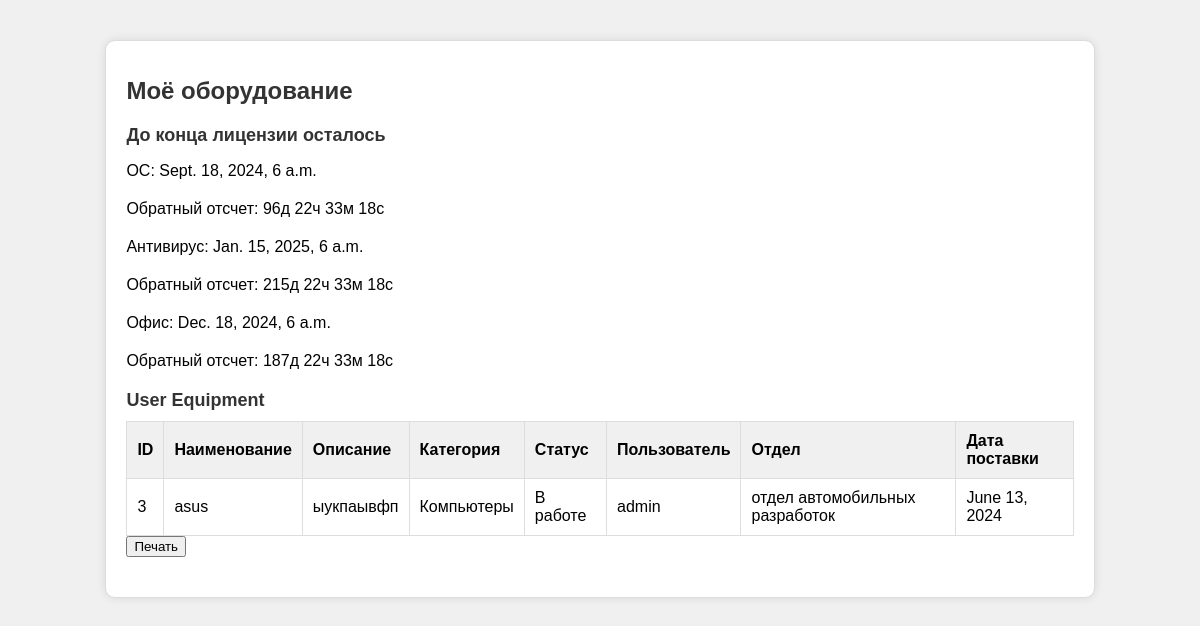
The app's page /equipment_manager/dashboard/ (signed in) with its own data.
### equipment_manager/models.py (models this page shows, shortened)
class LicenseTimer(models.Model):
    os_timer = models.DateTimeField(verbose_name="Таймер ОС")
    antivirus_timer = models.DateTimeField(verbose_name="Таймер Антивируса")
    office_timer = models.DateTimeField(verbose_name="Таймер Офиса")

class OfficeEquipment(models.Model):
    id_device = models.AutoField(primary_key=True, verbose_name="ID устройства")
    name = models.CharField(max_length=100, verbose_name="Наименование")
    description = models.TextField(verbose_name="Описание")
    STATUS_CHOICES1 = (
        ('Компьютеры', 'Компьютеры'),
        ('Телефоны', 'Телефоны'),
        ('Принтер', 'Принтер'),
        ('Сканер', 'Сканер'),
        ('Копировальные аппараты', 'Копировальные аппараты'),
        ('Факсимильные аппараты', 'Факсимильные аппараты'),
        ('Многофункциональные устройства (МФУ)', 'Многофункциональные устройства (МФУ)'),
        ('Серверы', 'Серверы'),
        ('Плоттеры', 'Плоттеры'),
        ('Шредеры', 'Шредеры'),
        ('Калькуляторы', 'Калькуляторы'),
        ('Ноутбуки', 'Ноутбуки'),
        ('Мониторы', 'Мониторы'),
        ('Клавиатуры', 'Клавиатуры'),
        ('Мыши', 'Мыши'),
        ('Сетевое оборудование (роутеры, свитчи, хабы)', 'Сетевое оборудование (роутеры, свитчи, хабы)'),
        ('Источники бесперебойного питания (ИБП)', 'Источники бесперебойного питания (ИБП)'),
        ('Кабели и разъемы', 'Кабели и разъемы'),
        ('Картриджи и тонеры', 'Картриджи и тонеры'),
        ('Бумага и другие расходные материалы', 'Бумага и другие расходные материалы'),
    )
    category = models.CharField(max_length=70, choices=STATUS_CHOICES1, verbose_name="Категория")
    STATUS_CHOICES = (
        ('В работе', 'В работе'),
        ('В ремонте', 'В ремонте'),
        ('В запасе', 'В запасе'),
        ('Списана', 'Списана'),
        ('Неизвестно', 'Неизвестно'),
        ('В утилизации', 'В утилизации'),
    )
    status = models.CharField(max_length=50, choices=STATUS_CHOICES, verbose_name="Статус оборудования")
    user = models.ForeignKey(User, on_delete=models.CASCADE, null=True, blank=True, verbose_name="Пользователь")
    group = models.ForeignKey(Group, on_delete=models.CASCADE, null=True, blank=True, verbose_name="Отдел", to_field='name')
    delivery_date = models.DateField(verbose_name="Дата поставки")

### equipment_manager/views.py (the view)
# urls.py: path('dashboard/', views.dashboard, name='dashboard'),
@login_required
def dashboard(request):
    user = request.user
    license_timer = LicenseTimer.objects.first()
    user_equipment = OfficeEquipment.objects.filter(user=user)
    context = {
        'license_timer': license_timer,
        'user_equipment': user_equipment,
    }
    return render(request, 'dashboard.html', context)

### equipment_manager/templates/dashboard.html (shortened to what this page needs)
<!DOCTYPE html>
<html lang="ru">
<head>
</head>
<body>
    <div class="container">
        <h1>Моё оборудование</h1>
        {% if license_timer %}
            <div class="section">
                <h2>До конца лицензии осталось</h2>
                <p>ОС: {{ license_timer.os_timer }}</p>
                <p id="os-countdown">Обратный отсчет ОС: </p>
                <p>Антивирус: {{ license_timer.antivirus_timer }}</p>
                <p id="antivirus-countdown">Обратный отсчет Антивируса: </p>
                <p>Офис: {{ license_timer.office_timer }}</p>
                <p id="office-countdown">Обратный отсчет Офиса: </p>
            </div>
        {% else %}
            <p>No license timers found.</p>
        {% endif %}
        {% if user_equipment %}
            <div class="section">
                <h2>User Equipment</h2>
                <table id="equipment-table">
                    <thead>
                        <tr>
                            <th onclick="sortTable(0)">ID</th>
                            <th onclick="sortTable(1)">Наименование</th>
                            <th onclick="sortTable(2)">Описание</th>
                            <th onclick="sortTable(3)">Категория</th>
                            <th onclick="sortTable(4)">Статус</th>
                            <th onclick="sortTable(5)">Пользователь</th>
                            <th onclick="sortTable(6)">Отдел</th>
                            <th onclick="sortTable(7)">Дата поставки</th>
                        </tr>
                    </thead>
                    <tbody>
                        {% for equipment in user_equipment %}
                        <tr>
                            <td>{{ equipment.id_device }}</td>
                            <td>{{ equipment.name }}</td>
                            <td>{{ equipment.description }}</td>
                            <td>{{ equipment.category }}</td>
                            <td>{{ equipment.status }}</td>
                            <td>{{ equipment.user }}</td>
                            <td>{{ equipment.group }}</td>
                            <td>{{ equipment.delivery_date }}</td>
                        </tr>
                        {% endfor %}
                    </tbody>
                </table>
                <button onclick="printTable()">Печать</button>
            </div>
        {% else %}
            <p>У вас нет оборудования.</p>
        {% endif %}
    </div>
</body>
</html>

### equipment_manager/templates/dashboard.html (style rules this page uses)
body { font-family: Arial, sans-serif; background-color: #f0f0f0; }
h1 { color: #333; font-size: 24px; margin-bottom: 20px; }
.container { width: 80%; margin: 40px auto; background-color: #fff; padding: 20px; border: 1px solid #ddd; border-radius: 10px; box-shadow: 0 0 10px rgba(0, 0, 0, 0.1); }
.section { margin-bottom: 20px; }
.section h2 { color: #333; font-size: 18px; margin-bottom: 10px; }
.section p { margin-bottom: 20px; }
table { border-collapse: collapse; width: 100%; }
th, td { border: 1px solid #ddd; padding: 10px; text-align: left; }
th { background-color: #f0f0f0; }

### records on screen
LicenseTimer: os_timer "Sept. 18, 2024, 6 a.m.", antivirus_timer "Jan. 15, 2025, 6 a.m.", office_timer "Dec. 18, 2024, 6 a.m."
OfficeEquipment: id_device "3", name "asus", description "ыукпаывфп", category "Компьютеры", status "В работе", user "admin", group "отдел автомобильных разработок", delivery_date "June 13, 2024"
